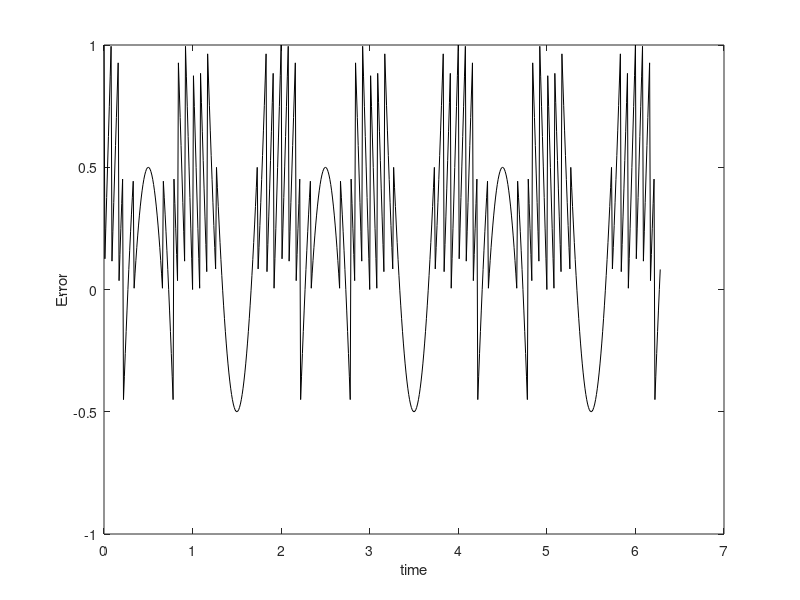

MATLAB code to generate this figure:
% Determine the maximum error and standard deviation of error; hence plot
% error versus time.

% Matlab code
t=0:0.01:2*pi;

S=4*sin(pi*t); %sampled signal

partition = [-3,-2,-1,0,1,2,2.5,3.5];

quantization = [-3.5,-3,-2,-1,0,1,2,3,3.5];

[I,Q]=quantiz(S,partition,quantization);

%Q gives quantized value

SD = sqrt(sum((Q-S).^2)/length(Q))
%Standard deviation of Q and S

E=max(abs(Q-S)) %maximum value of error

Er=S-Q;

plot(t,Er,'k')

xlabel('time')

ylabel('Error')
